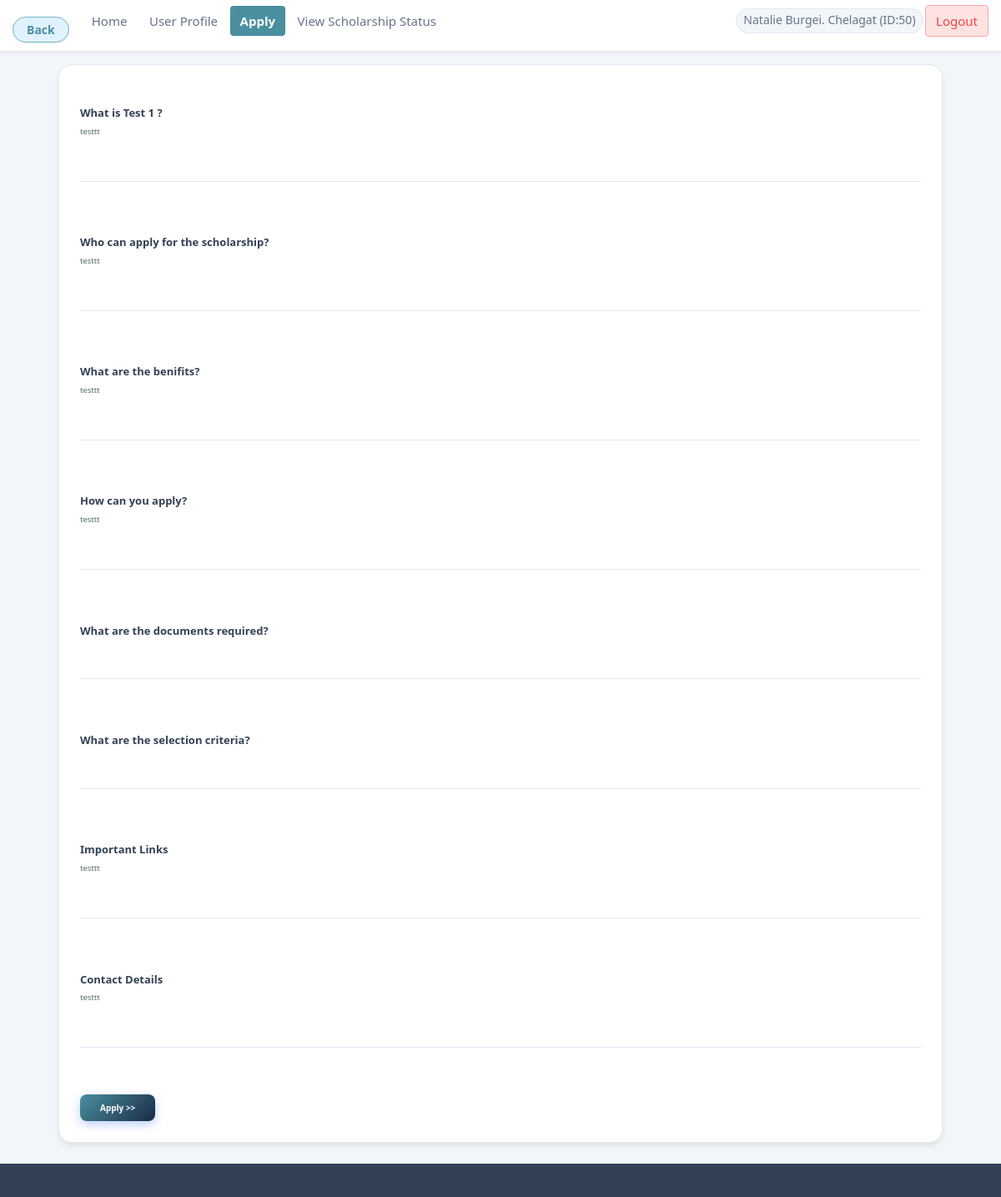
/student/tempschdesc.php?sch=34 (signed in), run on the app's committed database.
### tables this page shows
CREATE TABLE `scholarship` (
  `scholarshipID` int(11) NOT NULL AUTO_INCREMENT,
  `sigID` int(11) NOT NULL,
  `schname` varchar(255) NOT NULL,
  `schlocation` varchar(255) NOT NULL,
  `schlocationfrom` varchar(255) NOT NULL,
  `degree` varchar(255) NOT NULL,
  `gender` varchar(20) NOT NULL,
  `target_financial_need` enum('Any','Low','Medium','High','Critical') DEFAULT 'Any',
  `religion` varchar(55) NOT NULL,
  `sch` varchar(30) NOT NULL,
  `appDeadline` date NOT NULL,
  `granteesNum` int(11) NOT NULL,
  `funding` varchar(20) NOT NULL,
  `description` varchar(4095) NOT NULL,
  `eligibility` varchar(4095) NOT NULL,
  `benefits` varchar(4095) NOT NULL,
  `apply` varchar(4095) NOT NULL,
  `links` varchar(1024) NOT NULL,
  `contact` varchar(1024) NOT NULL,
  `adminapproval` varchar(20) NOT NULL,
  `previous_adminapproval` varchar(20) NOT NULL,
  `schstatus` varchar(20) NOT NULL DEFAULT 'active',
  PRIMARY KEY (`scholarshipID`)
);

### student/tempschdesc.php (the view, shortened to what this page needs)
<!DOCTYPE HTML>
<html>
  <head>
      <link href="../css/bootstrap.min.css" rel="stylesheet">
      <link href="../css/user.css" rel="stylesheet">
      <link href="../css/pages/student.css" rel="stylesheet">
      <link href="../css/pages/student-dashboard.css" rel="stylesheet">
  </head>
  <body class="app-shell">
    <div class="app-page">
        <?php
          require '../includes/nav-student.php';
        ?>
        <article id="main">
          <?php
            $conn = getDbConnection();
            $schid = 0;
            if (isset($_GET['sch'])) {
              $schid = (int)$_GET['sch'];
            } elseif (isset($_GET['id'])) {
              $schid = (int)$_GET['id'];
            }
            $sigID = '';
            $schFound = false;
            $schname = $description = $eligibility = $benefits = $apply = $links = $contact = '';
            if ($schid > 0) {
              $schStmt = $conn->prepare("SELECT * FROM scholarship WHERE scholarshipID = ? LIMIT 1");
              if ($schStmt) {
                $schStmt->bind_param("i", $schid);
                $schStmt->execute();
                $schRow = $schStmt->get_result()->fetch_assoc();
                if ($schRow) {
                  $schFound = true;
                  $sigID = (string)($schRow['sigID'] ?? '');
                  $schname = (string)($schRow['schname'] ?? '');
                  $description = (string)($schRow['description'] ?? '');
                  $eligibility = (string)($schRow['eligibility'] ?? '');
                  $benefits = (string)($schRow['benefits'] ?? '');
                  $apply = (string)($schRow['apply'] ?? '');
                  $links = (string)($schRow['links'] ?? '');
                  $contact = (string)($schRow['contact'] ?? '');
                }
              }
            }
            if ($schFound) {
          ?>
            <section class="content-card container">
                <div class="content">
                  <section style="text-align: justify;">
                    <h1><b>What is <?php echo $schname; ?> ?</b></h1>
                    <p><?php echo $description; ?></p>
                  </section>
                  <br><hr><br>
                  <section>
                    <h1><b>Who can apply for the scholarship?</b></h1>
                    <p><?php echo $eligibility; ?></p>
                  </section>
                  <br><hr><br>
                  <section>
                    <h1><b>What are the benifits?</b></h1>
                    <p><?php echo $benefits; ?></p>
                  </section>
                  <br><hr><br>
                  <section>
                    <h1><b>How can you apply?</b></h1>
                    <p><?php echo $apply; ?></p>
                  </section>
                  <br><hr><br>
                  <section>
                    <h1><b>What are the documents required?</b></h1>
                  </section>
                  <br><hr><br>
                  <section>
                    <h1><b>What are the selection criteria?</b></h1>
                  </section>
                  <br><hr><br>
                  <section>
                    <h1><b>Important Links</b></h1>
                    <p><?php echo $links; ?></p>
                  </section>
                  <br><hr><br>
                  <section>
                    <h1><b>Contact Details</b></h1>
                    <p><?php echo $contact; ?></p>
                  </section>
                  <br><hr><br>
                    <?php if ((int)$sigID > 0) { ?>
                      <form action="apply.php" method="post">
                          <input type="submit" name="apply" value="Apply >>">
                      </form>
                    <?php } else { ?>
                      <p style="color:#b91c1c; font-weight:600;">This scholarship is missing signatory ownership data, so applications are temporarily unavailable.</p>
                      <a href="tempUserApply.php" class="button">Back to Scholarships</a>
                    <?php } ?>
                </div>
            </section>
            <?php }
            ?>
        </article>
        <footer id="footer">
        </footer>
    </div>
  </body>
</html>

### css/user.css (style rules this page uses)
:root { --stu-bg-0: #f2fbf7; --stu-bg-1: #e1f6ec; --stu-ink: #17342b; --stu-ink-soft: #4f6e63; --stu-accent: #0d9488; --stu-accent-2: #22c55e; --stu-surface: #ffffff; --stu-border: #cfe8dd; }
article#main p, #cta p { color: var(--stu-ink-soft); }
#footer { color: #4f6e63; }

### css/pages/student-dashboard.css (style rules this page uses)
:root { --brand: #4a8fa0; --brand-dark: #1a2b45; --brand-light: #e0f2fe; --brand-muted: #6fb2c2; --success: #10b981; --success-bg: #d1fae5; --warning: #f59e0b; --warning-bg: #fef3c7; --danger: #ef4444; --danger-bg: #fee2e2; --info: #4a8fa0; --info-bg: #e0f2fe; --bg-page: #f3f6f8; --bg-card: #ffffff; --border: #e2e8f0; --border-focus: var(--brand); --text-main: #334155; --text-muted: #64748b; --text-inverse: #ffffff; --shadow-xs: 0 2px 4px rgba(0,0,0,0.05); --shadow-sm: 0 4px 6px rgba(0,0,0,0.08); --shadow-md: 0 10px 15px -3px rgba(0, 0, 0, 0.1); --shadow-brand: 0 8px 24px rgba(74, 143, 160, 0.18); --shadow-card-hover: 0 8px 28px rgba(74, 143, 160, 0.14); --radius-sm: 4px; --radius-md: 8px; --radius-lg: 12px; --radius-xl: 16px; --radius-full: 9999px; --ease: ease; --t-fast: 150ms; --t-base: 220ms; --t-slow: 400ms; --nav-h: 62px; }
*, *::before, *::after { box-sizing: border-box; margin: 0; padding: 0; }
html { scroll-behavior: smooth; }
body { font-family: system-ui, -apple-system, 'Segoe UI', Roboto, sans-serif; background: var(--bg-page); color: var(--text-main); font-size: 16px; line-height: 1.6; -webkit-font-smoothing: antialiased; overflow-x: hidden; }
body.app-shell { background: var(--bg-page); }
.app-page { display: flex; flex-direction: column; min-height: 100vh; }
.content-card.container, section.content-card.container { background: var(--bg-card); border-radius: var(--radius-xl); box-shadow: var(--shadow-sm); border: 1px solid var(--border); padding: 2.5rem; max-width: 1060px; margin: 1.5rem auto 2.5rem; animation: slideUpFade var(--t-slow) var(--ease) .15s both; }
input[type="submit"], .btn-primary, button.btn-primary, button[type="submit"] { display: inline-flex; align-items: center; justify-content: center; background: linear-gradient(135deg, var(--brand) 0%, var(--brand-dark) 100%); color: #fff; border: none; padding: .75rem 2rem; font-size: .95rem; font-weight: 700; border-radius: var(--radius-md); cursor: pointer; box-shadow: 0 4px 12px rgba(37,99,235,.3); transition: transform var(--t-base) var(--ease), box-shadow var(--t-base) var(--ease); position: relative; overflow: hidden; }
.content-card section h1 { font-size: 1.3rem; font-weight: 700; color: var(--text-main); margin-bottom: .75rem; padding-top: .5rem; }
.content-card section p { font-size: .95rem; color: var(--text-muted); line-height: 1.7; }
.content-card hr { border: none; height: 1px; background: var(--border); margin: 1.5rem 0; }
.content-card form input[type="submit"], .content-card form button[type="submit"] { margin-top: 1.5rem; padding: .8rem 2.4rem; font-size: 1rem; }
#footer { background: var(--text-main); color: #94a3b8; padding: 1.5rem 2rem; text-align: center; font-size: .9rem; margin-top: auto; }
.stagger-item { opacity: 0; transform: translateY(14px); animation: slideUpFade .5s var(--ease) forwards; }

### data on the page
scholarship: schname "Test 1", description "testtt", eligibility "testtt", benefits "testtt", apply "testtt", links "testtt", contact "testtt"

### other printed values
$_SESSION['currentUserName'] "Natalie Burgei. Chelagat"
$_SESSION['currentUserID'] "50"
